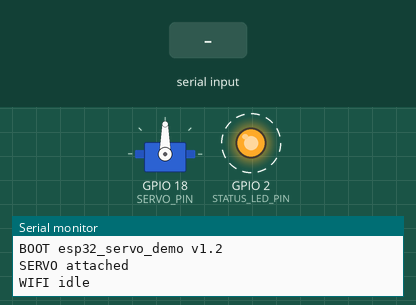
This sketch was run on a simulated ESP32. Shown: servo, output pins drawn as LEDs (lit = HIGH), the last lines printed to the serial monitor. Dashed ring = blinking. Inputs (shaded band) come from the test bench.

Above: at 1.2 s.
1.3 s: "MOVE ,45\n" received over Serial
At 3.8 s:
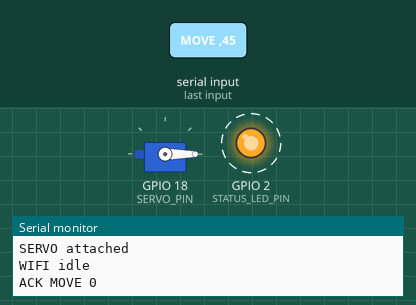
4.3 s: "MOVE 90\n" received over Serial
At 6.3 s:
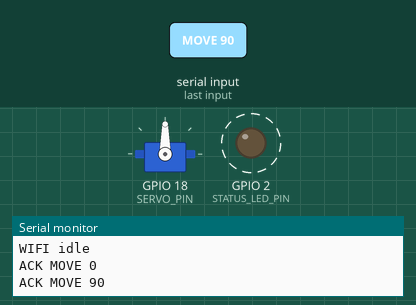
Timing chart, 0 to 15.5 s (numbered marks = the images above; inputs shaded):
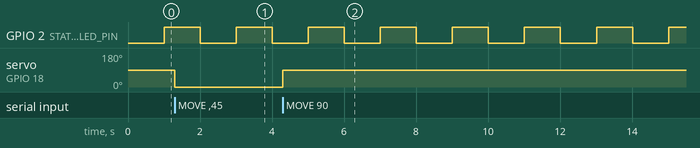

The sketch:

esp32_servo_demo.ino
```cpp
// ESP32 servo demo — ordinary project firmware (no inteGREAT instrumentation).
// Accepts "MOVE <deg>" over serial at 115200 baud.
#include "servo_control.h"
#include "wifi_status.h"

void handleCommand(const String& line);

void setup() {
  Serial.begin(115200);
  Serial.println("BOOT esp32_servo_demo v1.2");
  servoSetup();
  wifiStatusSetup();
}

void loop() {
  if (Serial.available()) {
    String line = Serial.readStringUntil('\n');
    line.trim();
    handleCommand(line);
  }
  wifiStatusPoll();
}

void handleCommand(const String& line) {
  if (line.startsWith("MOVE ")) {
    int target = line.substring(5).toInt();
    moveServoTo(target);
  } else {
    Serial.print("ERR unknown command: ");
    Serial.println(line);
  }
}
```

servo_control.cpp
```cpp
#include <ESP32Servo.h>
#include "servo_control.h"

static Servo armServo;

void servoSetup() {
  armServo.setPeriodHertz(50);
  armServo.attach(SERVO_PIN, 500, 2400);
  Serial.println("SERVO attached");
}

void moveServoTo(int angleDeg) {
  int clamped = constrain(angleDeg, 0, 180);
  armServo.write(clamped);
  Serial.print("ACK MOVE ");
  Serial.println(clamped);
}
```

servo_control.h
```cpp
#pragma once
#include <Arduino.h>

#define SERVO_PIN 18

void servoSetup();
void moveServoTo(int angleDeg);
```

wifi_status.cpp
```cpp
#include <Arduino.h>
#include "wifi_status.h"

const int STATUS_LED_PIN = 2;
static unsigned long lastBlink = 0;

void wifiStatusSetup() {
  pinMode(STATUS_LED_PIN, OUTPUT);
  Serial.println("WIFI idle");
}

void wifiStatusPoll() {
  if (millis() - lastBlink > 1000) {
    lastBlink = millis();
    digitalWrite(STATUS_LED_PIN, !digitalRead(STATUS_LED_PIN));
  }
}
```

wifi_status.h
```cpp
#pragma once
void wifiStatusSetup();
void wifiStatusPoll();
```

Measured:
- after the input at 1.3 s, servo on GPIO 18 (SERVO_PIN): 90° → 0° at once
- after the input at 4.3 s, servo on GPIO 18 (SERVO_PIN): 0° → 90° at once
- by itself, GPIO 2 (STATUS_LED_PIN): alternates HIGH for 1.0 s and LOW for 1.0 s
